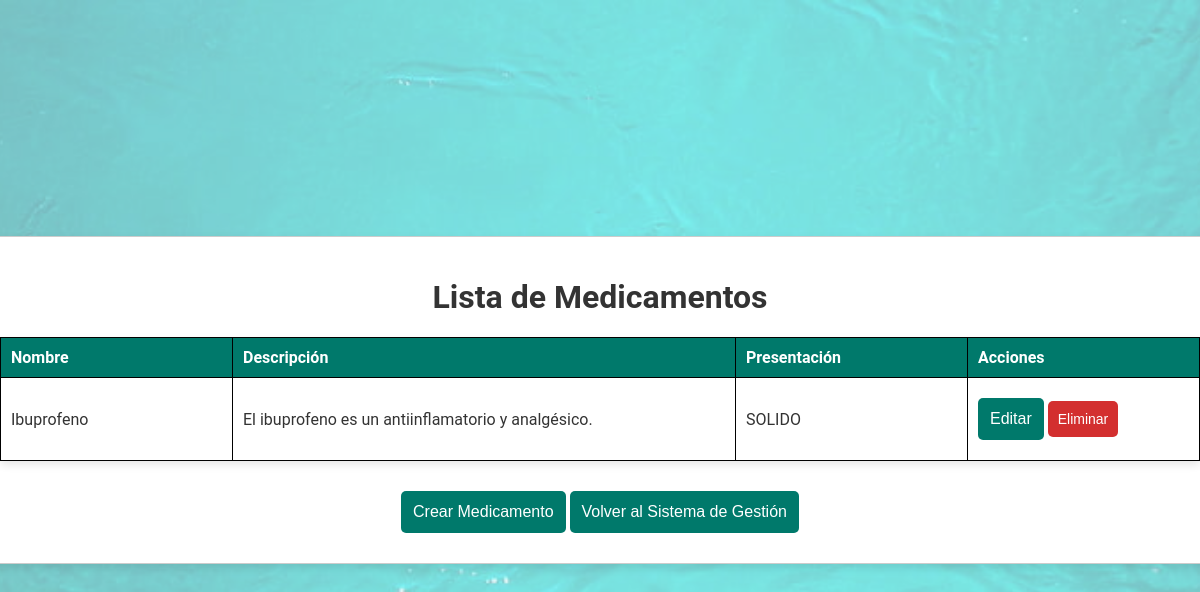
Screenshot of /medicamentos/ with the database file from the repository.
### Farmacia/models.py (models this page shows, shortened)
class Medicamento(models.Model):
    nombre_medicamento = models.CharField(max_length=50)
    descripcion = models.CharField(max_length=50)
    presentación = models.CharField(
        max_length=50,
        choices=[(tag.name, tag.value) for tag in Presentación]  # Usamos los valores del Enum
    )

### Farmacia/views.py (the view)
# urls.py: path('medicamentos/', views.medicamento_list, name='medicamento_list'),
def medicamento_list(request):
    medicamentos = Medicamento.objects.all()
    return render(request, 'medicamentos/medicamento_list.html', {'medicamentos': medicamentos})

### templates/medicamentos/medicamento_list.html (shortened to what this page needs)
<!DOCTYPE html>
<html lang="es">
<head>
    {% load static %}
    <link rel="stylesheet" href="{% static 'css/tablas.css' %}">
</head>
<body class="medicamento-list">
    <div class="container">
        <h1>Lista de Medicamentos</h1>
        <table class="styled-table">
            <thead>
                <tr>
                    <th>Nombre</th>
                    <th>Descripción</th>
                    <th>Presentación</th>
                    <th>Acciones</th>
                </tr>
            </thead>
            <tbody>
                {% for medicamento in medicamentos %}
                    <tr>
                        <td>{{ medicamento.nombre_medicamento }}</td>
                        <td>{{ medicamento.descripcion }}</td>
                        <td>{{ medicamento.presentación }}</td>
                        <td>
                            <a href="{% url 'medicamento_update' medicamento.pk %}"><button class="edit">Editar</button></a>
                            <a href="{% url 'medicamento_delete' medicamento.pk %}"><button class="delete">Eliminar</button></a>
                        </td>
                    </tr>
                {% endfor %}
            </tbody>
        </table>
        <a href="{% url 'medicamento_create' %}"><button>Crear Medicamento</button></a>
        <a href="{% url 'management_system' %}"><button>Volver al Sistema de Gestión</button></a>
    </div>
</body>
</html>

### static/css/tablas.css (style rules this page uses)
body { display: flex; justify-content: center; align-items: center; height: 100vh; margin: 0; font-family: 'Roboto', sans-serif; background: #f0f0f0; flex-direction: column; color: #333; }
.container { width: 100%; max-width: 100%; margin: 0; border: 1px solid #ccc; border-radius: 10px; overflow-x: auto; box-shadow: 0 4px 8px rgba(0, 0, 0, 0.1); padding: 20px; background-color: #fff; text-align: center; min-width: 700px; }
table { width: 100%; border-collapse: collapse; margin-bottom: 20px; background-color: #fff; border-radius: 5px; overflow-x: auto; box-shadow: 0 4px 8px rgba(0, 0, 0, 0.1); table-layout: auto; }
table, th, td { border: 1px solid #000; }
th, td { padding: 10px; text-align: left; white-space: nowrap; min-width: 150px; }
th { background-color: #00796b; color: white; }
a { display: inline-block; margin: 10px 0; color: #00796b; text-decoration: none; font-size: 16px; }
a button { background-color: #00796b; color: white; border: none; padding: 12px; border-radius: 5px; cursor: pointer; font-size: 16px; transition: background-color 0.3s ease, transform 0.3s ease; }
button.delete { background-color: #d32f2f; color: white; border: none; padding: 10px; border-radius: 5px; cursor: pointer; font-size: 14px; transition: background-color 0.3s ease, transform 0.3s ease; }

### static/css/background.css (style rules this page uses)
body::before { content: ""; position: fixed; top: 0; left: 0; width: 100%; height: 100%; background-image: url('../img/HD-wallpaper-turquoise-sea-underwater-turquoise.jpg'); background-size: cover; background-position: center; background-repeat: no-repeat; opacity: 0.5; z-index: -1; }

### rows the page displays
Medicamento: nombre_medicamento "Ibuprofeno", descripcion "El ibuprofeno es un antiinflamatorio y analgésico.", presentación "SOLIDO"
